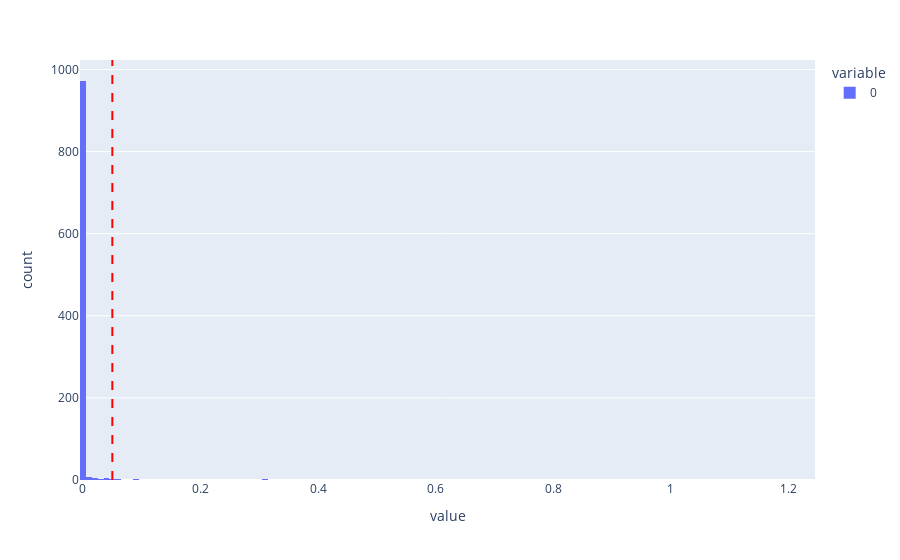

The notebook cell saved with this chart:
### Code cell
fig = px.histogram(atp_h_v2.max(1).values)
fig.add_vline(x=0.05, line_dash="dash", line_color="red")
fig.show()

### Figure 1 — Plotly figure (JSON) as saved in the notebook; plotly's stock layout.template omitted (floating-point values rounded to 4 significant figures; data arrays with more than 128 entries replaced by an {"elided": "..."} marker saying what was removed)
{"data": [{"alignmentgroup": "True", "bingroup": "x", "hovertemplate": "variable=0<br>value=%{x}<br>count=%{y}<extra></extra>", "legendgroup": "0", "marker": {"color": "#636efa", "pattern": {"shape": ""}}, "name": "0", "offsetgroup": "0", "orientation": "v", "showlegend": true, "type": "histogram", "x": {"elided": "1024 float values"}, "xaxis": "x", "yaxis": "y"}], "layout": {"barmode": "relative", "legend": {"title": {"text": "variable"}, "tracegroupgap": 0}, "margin": {"t": 60}, "shapes": [{"line": {"color": "red", "dash": "dash"}, "type": "line", "x0": 0.05, "x1": 0.05, "xref": "x", "y0": 0, "y1": 1, "yref": "y domain"}], "xaxis": {"anchor": "y", "domain": [0, 1], "title": {"text": "value"}}, "yaxis": {"anchor": "x", "domain": [0, 1], "title": {"text": "count"}}}}
